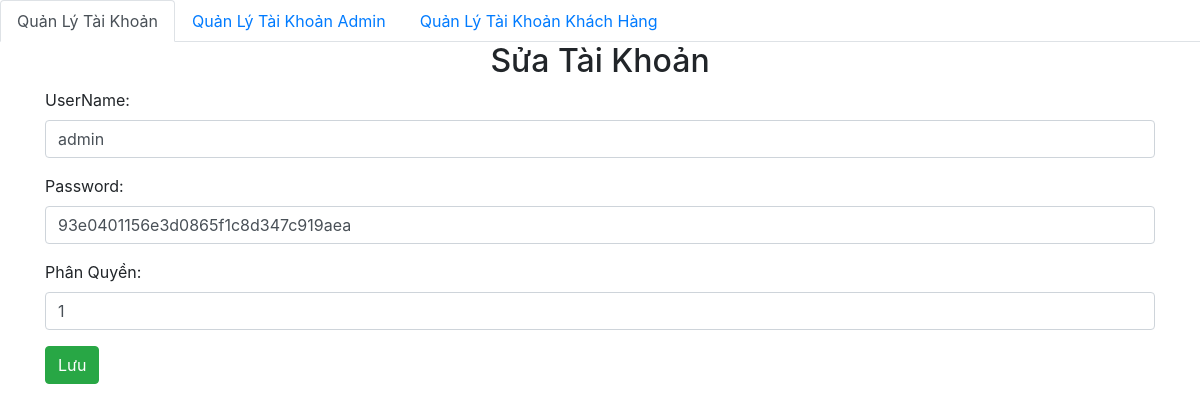
Screenshot of /adminpage/account/acc/acc_add.php?id=1 with the database file from the repository.
### tables this page shows
CREATE TABLE `account` (
  `id` int(11) NOT NULL,
  `UserName` varchar(255) DEFAULT NULL,
  `pwd` varchar(255) DEFAULT NULL,
  `PhanQuyen` int(11) DEFAULT NULL,
  `create_time` date DEFAULT NULL,
  `update_time` date DEFAULT NULL
);

### db/dbhelper.php (called while the page is built, shortened)
<?php
function executeSingleResult($sql){
    $con=mysqli_connect(HOST,USERNAME,PASSWORD,DATABSE);
    $result= mysqli_query($con, $sql);
    $row = mysqli_fetch_array($result,1);
    return $row;
}

### adminpage/account/acc/acc_add.php (the view, shortened to what this page needs)
<?php
require_once('../../../db/dbhelper.php');
$UserName='';
$pwd='';
$PhanQuyen= '';
if(isset($_GET['id'])){
    $id=$_GET['id'];
    $sql='select * from account where id="'.$id.'"';
    $taikhoan= executeSingleResult($sql);
    if($taikhoan != null){
        $UserName=$taikhoan['UserName'];
        $pwd=$taikhoan['pwd'];
        $PhanQuyen=$taikhoan['PhanQuyen'];
    }
}
?>
<!DOCTYPE html>
<html>
<head>
	<link rel="stylesheet" href="https://maxcdn.bootstrapcdn.com/bootstrap/4.4.1/css/bootstrap.min.css">
</head>
<body>
	<?php
	require_once('..\layout\navmenuacc.php');
	?>
	<div class="container">
		<div class="panel panel-primary">
			<div class="panel-heading">
				<h2 class="text-center">Sửa Tài Khoản</h2>
			</div>
			<div class="panel-body">
                <form method="POST">
                    <div class="form-group">
                        <label for="UserName">UserName:</label>
                        <input type="text" class="form-control" id="UserName" name="UserName" value="<?=$UserName?>">
                    </div>
                    <div class="form-group">
                        <label for="pwd">Password:</label>
                        <input type="text" class="form-control" id="pwd" name="pwd" value="<?=$pwd?>">
                    </div>
                    <div class="form-group">
                        <label for="PhanQuyen">Phân Quyền:</label>
                        <input type="text" class="form-control" id="PhanQuyen" name="PhanQuyen" value="<?=$PhanQuyen?>">
                    </div>
                    <button class="btn btn-success" type="submit">Lưu</button>
                </form>
			</div>
		</div>
	</div>
</body>
</html>

### rows the page displays
account: UserName "admin", pwd "93e0401156e3d0865f1c8d347c919aea", PhanQuyen "1"
